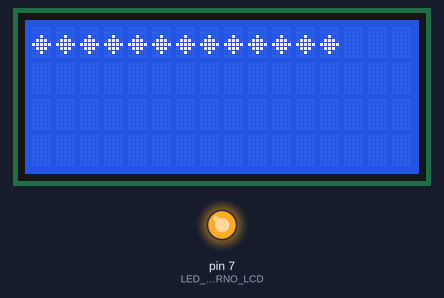
Recording of a sketch running on a simulated Arduino Uno, built with avr-gcc and run on an emulated ATmega328P. On the bench: 16×4 character LCD, output pins drawn as LEDs (lit = HIGH).

Above: at 0.52 s.
At 1.43 s:
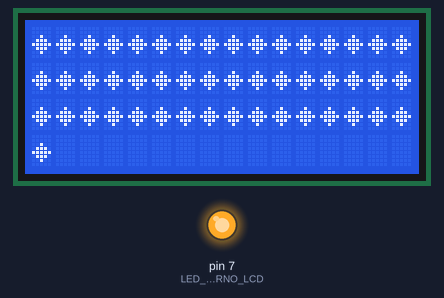
At 4.81 s:
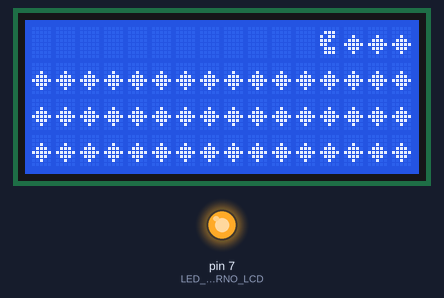
At 9.07 s:
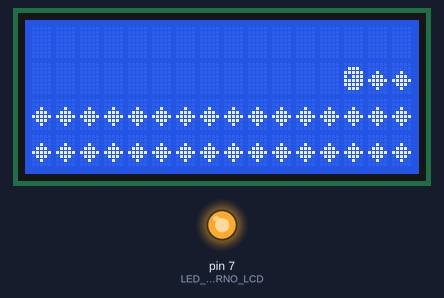
At 13.33 s:
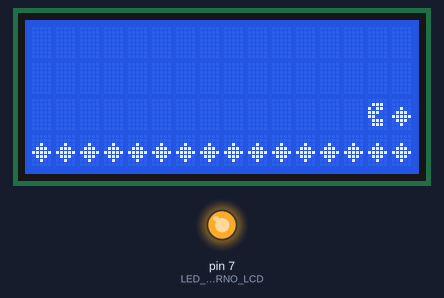
At 17.8 s:
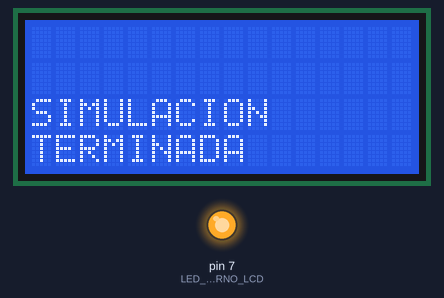

The sketch:

pac_man_LCD_version_3_.ino
```cpp
#include <LiquidCrystal.h>

#define LED_INTERNO_LCD 7

int   y_comida=0;
int   b=1;
LiquidCrystal lcd(12, 11, 5, 4, 3, 2);
byte pacman1[8]={B00000,
                B01110,
                B10110,
                B11100,
                B11000,
                B01110,
                B01110,
                B00000};
byte pacman2[8]={B00000,
                B01110,
                B11111,
                B10111,
                B11111,
                B11111,
                B01110,
                B00000};
byte comida[8]={B00000,
                B00000,
                B00100,
                B01110,
                B11111,
                B01110,
                B00100,
                B00000};

void setup(){
  lcd.createChar(1,pacman1);
  lcd.createChar(2,pacman2);
  lcd.createChar(3,comida);
  lcd.begin(16,4);
  pinMode(LED_INTERNO_LCD,OUTPUT);
  digitalWrite(LED_INTERNO_LCD,HIGH);
  Serial.begin(9600);
}
void loop(){
  prepararCampo();
  while(b==1){
    recorrer_pacman();
    b=0;
  }
  lcd.setCursor(0,2);
  lcd.print("SIMULACION");
  lcd.setCursor(0,3);
  lcd.print("TERMINADA");
}
void recorrer_pacman(){
  int pos_x=0;
  int pos_y=0;
  while(pos_x>=0 || pos_x<=16){
    lcd.setCursor(pos_x,pos_y);
    pacman_animado(pos_x);
    lcd.setCursor(pos_x,pos_y);
    delay(250);
    lcd.print(" ");
    pos_x++;
    if(pos_x==16){
      pos_x=0;
      pos_y++;
    }
    if(pos_y==4){
      pos_x=17;
      break;
    }
  }
}
void pacman_animado(int x){
  if(x%2==0){
    lcd.write(1);
  }else{
    lcd.write(2);
  }
}
void prepararCampo(){
  for(;y_comida<4;y_comida++){
    for(int x_comida=0;x_comida<16;x_comida++){
      lcd.setCursor(x_comida,y_comida);
      lcd.write(3);
      delay(25);
    }
  }
}
```
